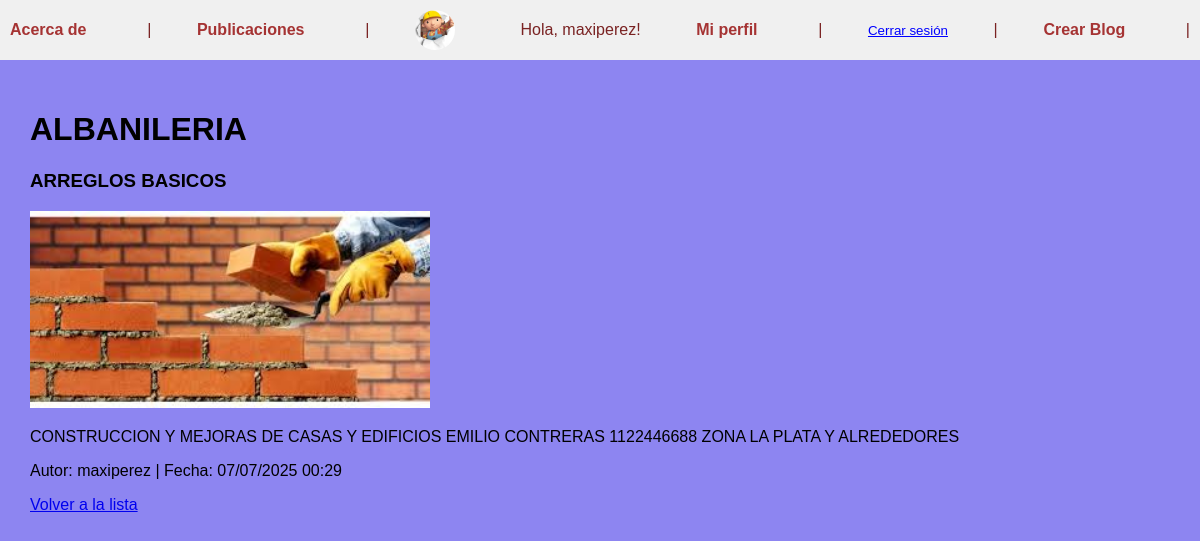
Page /pages/3/ (signed in) on the committed database.
### accounts/models.py (models this page shows, shortened)
class UserProfile(models.Model):
    user = models.OneToOneField(User, on_delete=models.CASCADE)
    imagen = models.ImageField(upload_to='profile_images/', null=True, blank=True)
    descripcion = models.TextField(blank=True)
    sitio_web = models.URLField(blank=True)

### pages/models.py (models this page shows, shortened)
class Blog(models.Model):
    titulo = models.CharField(max_length=200)
    subtitulo = models.CharField(max_length=200)
    cuerpo = models.TextField()
    autor = models.ForeignKey(User, on_delete=models.CASCADE)
    fecha = models.DateTimeField(auto_now_add=True)
    imagen = models.ImageField(upload_to='blog_images/', null=True, blank=False)

### pages/views.py (the view)
# urls.py: path('pages/<int:blog_id>/', blog_detail, name='blog_detail'),
def blog_detail(request, blog_id):
    blog = get_object_or_404(Blog, id=blog_id)
    return render(request, 'pages/blog_detail.html', {'blog': blog})

### templates/pages/blog_detail.html
{% extends 'base.html' %}
{% block content %}
  <h1>{{ blog.titulo }}</h1>
  <h3>{{ blog.subtitulo }}</h3>
  <img src="{{ blog.imagen.url }}" width="400">
  <p>{{ blog.cuerpo }}</p>
  <p>Autor: {{ blog.autor.username }} | Fecha: {{ blog.fecha|date:"d/m/Y H:i" }}</p>
  <a href="{% url 'blog_list' %}">Volver a la lista</a>
{% endblock %}

### templates/base.html (shortened to what this page needs)
<!DOCTYPE html>
{% load static %}
<html lang="es">
<head>
  <link rel="stylesheet" href="{% static 'css/styles.css' %}">
</head>
<body>
 <nav style="background-color: #f0f0f0; padding: 10px;">
  <a href="{% url 'about' %}">Acerca de</a> |
  <a href="{% url 'blog_list' %}">Publicaciones</a> |
  {% if user.is_authenticated %}
    {% if user.userprofile.imagen %}
      <img src="{{ user.userprofile.imagen.url }}" alt="Perfil" width="40" height="40" style="border-radius: 50%; vertical-align: middle;">
    {% else %}
      <img src="{% static 'img/default-avatar.png' %}" alt="Sin imagen" width="40" height="40" style="border-radius: 50%; vertical-align: middle;">
    {% endif %}
    <span style="margin: 0 10px;">Hola, {{ user.username }}!</span>
    <a href="{% url 'profile' %}">Mi perfil</a> |
    <form action="{% url 'logout' %}" method="post" style="display: inline;">
      <button type="submit" style="background: none; border: none; padding: 0; margin: 0; color: blue; text-decoration: underline; cursor: pointer;">
        Cerrar sesión
      </button>
    </form> |
    {% if user.is_staff %}
      <a href="{% url 'blog_create' %}">Crear Blog</a> |
    {% endif %}
  {% else %}
    <a href="{% url 'login' %}">Iniciar sesión</a> |
    <a href="{% url 'signup' %}">Registrarse</a> |
  {% endif %}
</nav>
 <div class="container">
    {% block content %}
    {% endblock %}
  </div>
</body>
</html>

### static/css/styles.css (style rules this page uses)
body { font-family: Arial, sans-serif; background-color: #8d85f1; margin: 0; padding: 0; }
nav { background-color: #b9f1c7; padding: 15px 20px; color: rgb(122, 35, 35); display: flex; align-items: center; justify-content: space-between; }
nav a { color: rgb(165, 51, 51); text-decoration: none; margin-right: 15px; font-weight: bold; }
nav img { border-radius: 50%; margin-right: 10px; vertical-align: middle; }
.container { padding: 30px; }

### rows in the picture
Blog: titulo "ALBANILERIA", subtitulo "ARREGLOS BASICOS", imagen (picture), cuerpo "CONSTRUCCION Y MEJORAS DE CASAS Y EDIFICIOS EMILIO CONTRERAS 1122446688 ZONA LA PLATA Y ALREDEDORES", autor.username "maxiperez", fecha "07/07/2025 00:29"

### other values in the picture
{{ user.username }} "maxiperez"
